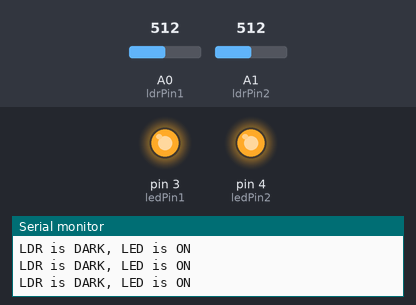
A sketch run on a simulated Arduino Mega 2560, built with avr-gcc and run on an emulated ATmega2560. Parts: output pins drawn as LEDs (lit = HIGH), the last lines printed to the serial monitor. The inputs (shaded band) are chosen by the test bench; at power-on: A0 (ldrPin1) = 512, A1 (ldrPin2) = 512.

Above: at 12.8 s.
12.9 s: A0 (ldrPin1) set to 310
25.2 s: A0 (ldrPin1) set to 290
At 36.9 s:
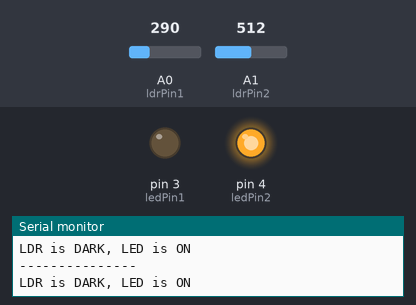
37.5 s: A1 (ldrPin2) set to 311
46.5 s: A1 (ldrPin2) set to 282
At 48.5 s:
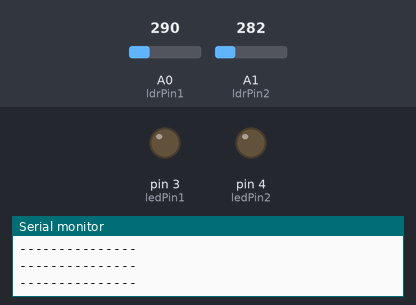
55.5 s: A1 (ldrPin2) set to 306
At 57.0 s:
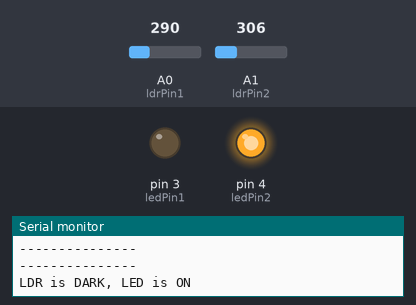
64.5 s: A1 (ldrPin2) set to 290
At 68.5 s:
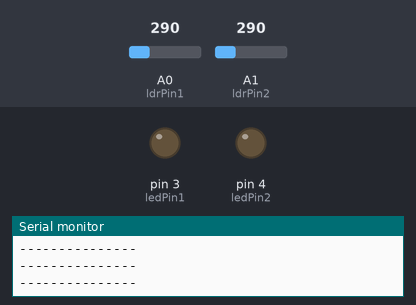
Timing chart, 0 to 70.0 s (numbered marks = the images above; inputs shaded):
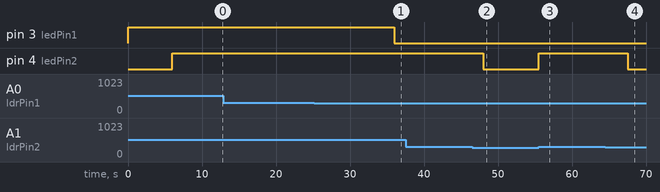

The sketch:

sketch_jan8b.ino
```cpp
const int ledPin1 = 3;
const int ledPin2 = 4;

const int ldrPin1 = A0;
const int ldrPin2 = A1;


void setup() {

Serial.begin(9600);

pinMode(ledPin1, OUTPUT);
pinMode(ledPin2, OUTPUT);

pinMode(ldrPin1, INPUT);
pinMode(ldrPin2, INPUT);
}

int status(int x,int y){

int ldrStatus = analogRead(x);

if (ldrStatus >=300) {

digitalWrite(y, HIGH);

Serial.println("LDR is DARK, LED is ON");
delay(6000);
}

else {

digitalWrite(y, LOW);
Serial.println("---------------");

}

}


void loop() {

  status(ldrPin1,ledPin1);
  status(ldrPin2,ledPin2);
}
```

Measured:
- the behaviour switches between 300 and 299 on A0 (ldrPin1) (found by bisection; images 0 and 1)
- the behaviour switches between 300 and 299 on A1 (ldrPin2) (found by bisection; images 1 and 2)
- after the input at 25.2 s, pin 3 (ledPin1): HIGH → LOW after 10.8 s
- after the input at 46.5 s, pin 4 (ledPin2): HIGH → LOW after 1.5 s
- after the input at 55.5 s, pin 4 (ledPin2): LOW → HIGH at once
- after the input at 64.5 s, pin 4 (ledPin2): HIGH → LOW after 3.0 s
